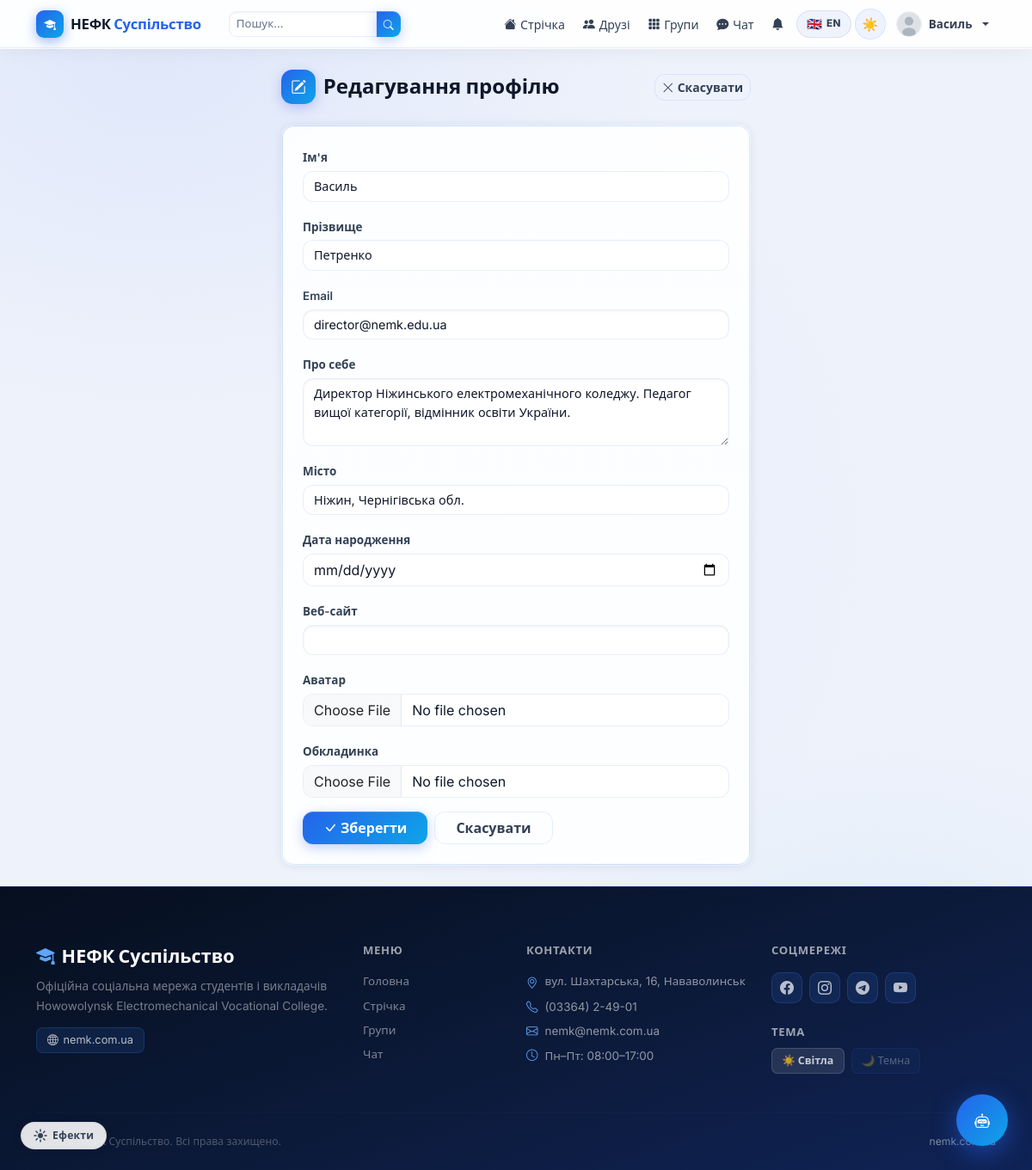
Page /profile/edit/ (signed in) on the committed database.
### accounts/models.py (models this page shows, shortened)
class User(AbstractUser):
    ROLE_USER = 'user'
    ROLE_ADMIN = 'admin'
    ROLE_CHOICES = [
        (ROLE_USER, 'Користувач'),
        (ROLE_ADMIN, 'Адміністратор'),
    ]
    role = models.CharField(max_length=10, choices=ROLE_CHOICES, default=ROLE_USER)
    avatar = models.ImageField(upload_to='avatars/', blank=True, null=True)
    cover = models.ImageField(upload_to='covers/', blank=True, null=True)
    bio = models.TextField(blank=True, default='')
    location = models.CharField(max_length=120, blank=True, default='')
    birth_date = models.DateField(null=True, blank=True)
    website = models.URLField(blank=True, default='')
    created_at = models.DateTimeField(default=timezone.now)
    def is_admin_role(self):
        return self.role == self.ROLE_ADMIN
    def get_avatar_url(self):
        if self.avatar:
            return self.avatar.url
        return '/static/img/default_avatar.svg'
    class Meta:
        verbose_name = 'Користувач'
        verbose_name_plural = 'Користувачі'

### accounts/views.py (the view)
# urls.py: path('profile/edit/', views.edit_profile_view, name='edit_profile'),
@login_required
def edit_profile_view(request):
    if request.method == 'POST':
        form = ProfileEditForm(request.POST, request.FILES, instance=request.user)
        if form.is_valid():
            user = form.save(commit=False)
            if not request.user.is_superuser:
                user.role = request.user.role
            user.save()
            messages.success(request, 'Профіль оновлено.')
            return redirect('profile', username=request.user.username)
    else:
        form = ProfileEditForm(instance=request.user)
    return render(request, 'accounts/edit_profile.html', {'form': form})

### nemk_social/security.py (called while the page is built, shortened)
def _get_ip(request):
    for h in ['HTTP_CF_CONNECTING_IP', 'HTTP_X_REAL_IP',
              'HTTP_X_FORWARDED_FOR', 'REMOTE_ADDR']:
        ip = request.META.get(h, '').split(',')[0].strip()
        if ip and ip not in ('', 'unknown'):
            return ip
    return '0.0.0.0'

    def __call__(self, request):
        ip   = _get_ip(request)
        path = request.path
        ua   = request.META.get('HTTP_USER_AGENT', '')
        with _lock:
            _stats['total_requests'] += 1
            _stats_ip[ip]['count'] += 1
            _stats_ip[ip]['last_seen'] = time.time()
        if ip in IP_WHITELIST:
            return self.get_response(request)

### templates/accounts/edit_profile.html (shortened to what this page needs)
{% extends 'base.html' %}
{% block content %}
<div class="row justify-content-center">
  <div class="col-md-8 col-lg-6">
    <div class="page-header">
      <h4>
        <span class="page-header-icon"><i class="bi bi-pencil-square"></i></span>
        Редагування профілю
      </h4>
      <a href="{% url 'profile' request.user.username %}" class="btn btn-outline-secondary btn-sm">
        <i class="bi bi-x-lg me-1"></i>Скасувати
      </a>
    </div>
    <div class="page-glass-card p-4">
      <form method="post" enctype="multipart/form-data" novalidate>
        {% for field in form %}
        <div class="mb-3">
          <label for="{{ field.id_for_label }}" class="form-label">{{ field.label }}</label>
          {{ field }}
        </div>
        {% endfor %}
        <div class="d-flex gap-2 mt-2">
          <button type="submit" class="btn btn-primary px-4 fw-700">
            <i class="bi bi-check-lg me-1"></i>Зберегти
          </button>
          <a href="{% url 'profile' request.user.username %}" class="btn btn-outline-secondary px-4">
            Скасувати
          </a>
        </div>
      </form>
    </div>
  </div>
</div>
{% endblock %}

### templates/base.html (shortened to what this page needs)
<!DOCTYPE html>
<html lang="uk" data-theme="light" data-lang="uk">
<head>
  <link href="https://cdn.jsdelivr.net/npm/bootstrap@5.3.2/dist/css/bootstrap.min.css" rel="stylesheet">
  <link href="https://cdn.jsdelivr.net/npm/bootstrap-icons@1.11.3/font/bootstrap-icons.min.css" rel="stylesheet">
  {% load static %}
  <link href="{% static 'css/main.css' %}" rel="stylesheet">
</head>
<body class="nemk-body">
<nav class="navbar navbar-expand-lg sticky-top">
  <div class="container">
    <a class="navbar-brand" href="{% url 'home' %}">
      <div class="brand-logo"><i class="bi bi-mortarboard-fill" style="font-size:.85rem;"></i></div>
      <span class="fw-800">НЕФК <span style="color:var(--p);">Суспільство</span></span>
    </a>
    <div class="collapse navbar-collapse" id="navMain">
      {% if user.is_authenticated %}
      <form class="d-flex me-auto ms-3" action="{% url 'search_users' %}" method="get" role="search">
        <div class="input-group input-group-sm" style="width:200px;">
          <input class="form-control" style="border-radius:9px 0 0 9px !important;font-size:.83rem;"
                 type="search" name="q" placeholder="Пошук..."
                 value="{{ request.GET.q }}" aria-label="Пошук">
          <button class="btn btn-primary btn-sm px-2" style="border-radius:0 9px 9px 0 !important;" type="submit" aria-label="Знайти">
            <i class="bi bi-search" style="font-size:.75rem;"></i>
          </button>
        </div>
      </form>
      {% endif %}
      <ul class="navbar-nav align-items-center gap-0 ms-auto">
        {% if user.is_authenticated %}
        <li class="nav-item">
          <a class="nav-link" href="{% url 'feed' %}">
            <i class="bi bi-house-fill"></i>
            <span class="d-none d-xl-inline">Стрічка</span>
          </a>
        </li>
        <li class="nav-item">
          <a class="nav-link" href="{% url 'friends' %}">
            <i class="bi bi-people-fill"></i>
            <span class="d-none d-xl-inline">Друзі</span>
          </a>
        </li>
        <li class="nav-item">
          <a class="nav-link" href="{% url 'groups' %}">
            <i class="bi bi-grid-3x3-gap-fill"></i>
            <span class="d-none d-xl-inline">Групи</span>
          </a>
        </li>
        <li class="nav-item">
          <a class="nav-link" href="{% url 'conversations' %}">
            <i class="bi bi-chat-dots-fill"></i>
            <span class="d-none d-xl-inline">Чат</span>
          </a>
        </li>
        <li class="nav-item">
          <a class="nav-link position-relative" href="{% url 'notifications' %}" aria-label="Сповіщення">
            <i class="bi bi-bell-fill"></i>
          </a>
        </li>
        {% endif %}
        <li class="nav-item d-none d-lg-flex align-items-center ms-1">
          <button class="lang-toggle-btn" onclick="toggleLang()" aria-label="Змінити мову">
            <span class="lang-btn-flag">🇬🇧</span>
            <span class="lang-btn-label">EN</span>
          </button>
        </li>
        <li class="nav-item d-none d-lg-flex align-items-center ms-1">
          <button class="theme-toggle" onclick="toggleTheme()" aria-label="Змінити тему">
            <span class="t-icon sun">☀️</span>
          </button>
        </li>
        {% if user.is_authenticated %}
        <li class="nav-item dropdown ms-1">
          <a class="nav-link dropdown-toggle d-flex align-items-center gap-2 pe-0"
             href="#" data-bs-toggle="dropdown" aria-expanded="false" style="padding:.3rem .5rem !important;">
            <img src="{{ user.get_avatar_url }}" class="rounded-circle"
                 style="object-fit:cover;border:1.5px solid var(--divider);"
                 width="30" height="30" alt="{{ user.username }}">
            <span class="d-none d-lg-inline fw-600" style="font-size:.84rem;">
              {{ user.first_name|default:user.username }}
            </span>
          </a>
        </li>
        {% endif %}
      </ul>
    </div>
  </div>
</nav>
<main {% if request.resolver_match.url_name != 'home' %}class="container my-4"{% endif %}>
  {% block content %}{% endblock %}
</main>
<footer>
  <div class="container">
    <div class="row g-4 pb-4">
      <div class="col-lg-4">
        <div class="footer-brand mb-2">
          <i class="bi bi-mortarboard-fill me-2" style="color:#60a5fa;"></i>НЕФК Суспільство
        </div>
        <p style="color:rgba(255,255,255,.45);font-size:.85rem;line-height:1.65;margin-bottom:.85rem;">
          Офіційна соціальна мережа студентів і викладачів Нowowolynsk Electromechanical Vocational College.
        </p>
        <a href="https://nemk.com.ua/" target="_blank" rel="noopener noreferrer"
           style="display:inline-flex;align-items:center;gap:.35rem;
                  background:rgba(59,130,246,.12);color:rgba(255,255,255,.7);
                  border-radius:8px;border:1px solid rgba(59,130,246,.2);
                  padding:.3rem .75rem;font-size:.8rem;text-decoration:none;
                  transition:background .15s,color .15s;">
          <i class="bi bi-globe2"></i>nemk.com.ua
        </a>
      </div>
      <div class="col-6 col-lg-2">
        <div class="fw-700 text-white mb-3" style="font-size:.82rem;text-transform:uppercase;letter-spacing:.05em;opacity:.6;">Меню</div>
        <ul class="list-unstyled" style="font-size:.84rem;">
          <li class="mb-2"><a href="{% url 'home' %}">Головна</a></li>
          {% if user.is_authenticated %}
          <li class="mb-2"><a href="{% url 'feed' %}">Стрічка</a></li>
          <li class="mb-2"><a href="{% url 'groups' %}">Групи</a></li>
          <li class="mb-2"><a href="{% url 'conversations' %}">Чат</a></li>
          {% else %}
          <li class="mb-2"><a href="{% url 'register' %}">Реєстрація</a></li>
          <li class="mb-2"><a href="{% url 'login' %}">Вхід</a></li>
          {% endif %}
        </ul>
      </div>
      <div class="col-6 col-lg-3">
        <div class="fw-700 text-white mb-3" style="font-size:.82rem;text-transform:uppercase;letter-spacing:.05em;opacity:.6;">Контакти</div>
        <ul class="list-unstyled" style="font-size:.84rem;">
          <li class="mb-2" style="display:flex;align-items:flex-start;gap:.5rem;">
            <i class="bi bi-geo-alt" style="color:#60a5fa;margin-top:.1rem;flex-shrink:0;"></i>
            вул. Шахтарська, 16, Нававолинськ
          </li>
          <li class="mb-2" style="display:flex;align-items:center;gap:.5rem;">
            <i class="bi bi-telephone" style="color:#60a5fa;flex-shrink:0;"></i>
            (03364) 2-49-01
          </li>
          <li class="mb-2" style="display:flex;align-items:center;gap:.5rem;">
            <i class="bi bi-envelope" style="color:#60a5fa;flex-shrink:0;"></i>
            nemk@nemk.com.ua
          </li>
          <li style="display:flex;align-items:center;gap:.5rem;">
            <i class="bi bi-clock" style="color:#60a5fa;flex-shrink:0;"></i>
            Пн–Пт: 08:00–17:00
          </li>
        </ul>
      </div>
      <div class="col-lg-3">
        <div class="fw-700 text-white mb-3" style="font-size:.82rem;text-transform:uppercase;letter-spacing:.05em;opacity:.6;">Соцмережі</div>
        <div class="d-flex gap-2 flex-wrap mb-4">
          <a href="https://www.facebook.com/nemk.novovolynsk" target="_blank" rel="noopener" class="footer-social-btn" title="Facebook"><i class="bi bi-facebook"></i></a>
          <a href="https://instagram.com/nemk_novovolynsk"    target="_blank" rel="noopener" class="footer-social-btn" title="Instagram"><i class="bi bi-instagram"></i></a>
          <a href="https://t.me/nemk_novovolynsk"              target="_blank" rel="noopener" class="footer-social-btn" title="Telegram"><i class="bi bi-telegram"></i></a>
          <a href="https://youtube.com/@nemk_novovolynsk"      target="_blank" rel="noopener" class="footer-social-btn" title="YouTube"><i class="bi bi-youtube"></i></a>
        </div>
        <div class="fw-700 text-white mb-2" style="font-size:.82rem;text-transform:uppercase;letter-spacing:.05em;opacity:.6;">Тема</div>
        <div class="d-flex gap-2">
          <button onclick="setTheme('light')" id="btn-light-theme"
                  style="background:rgba(255,255,255,.1);color:rgba(255,255,255,.75);border-radius:7px;border:1px solid rgba(255,255,255,.15);padding:.28rem .7rem;font-size:.78rem;font-weight:600;cursor:pointer;">
            ☀️ Світла
          </button>
          <button onclick="setTheme('dark')" id="btn-dark-theme"
                  style="background:rgba(59,130,246,.1);color:rgba(255,255,255,.6);border-radius:7px;border:1px solid rgba(59,130,246,.18);padding:.28rem .7rem;font-size:.78rem;font-weight:600;cursor:pointer;">
            🌙 Темна
          </button>
        </div>
      </div>
    </div>
    <hr class="footer-divider">
    <div class="d-flex justify-content-between align-items-center flex-wrap gap-2 pt-2"
         style="font-size:.76rem;color:rgba(255,255,255,.28);">
      <span>© 2024 НЕФК Суспільство. Всі права захищено.</span>
      <a href="https://nemk.com.ua/" target="_blank" rel="noopener noreferrer">nemk.com.ua</a>
    </div>
  </div>
</footer>
<button id="ai-chat-fab" onclick="toggleAiChat()" aria-label="НЕФК Асистент">
  <span id="fab-icon">
    <i class="bi bi-robot" style="font-size:1.1rem;"></i>
  </span>
</button>
{% load static %}
</body>
</html>

### rows in the picture
User: first_name "Василь", form "Василь" "Петренко" "director@nemk.edu.ua" "Директор Ніжинського електромеханічного коледжу. Педагог вищої категорії, відмінник освіти України." "Ніжин, Чернігівська обл."

### other values in the picture
{{ field.label }} "Ім'я" "Прізвище" "Email" "Про себе" "Місто" "Дата народження" "Веб-сайт" "Аватар" "Обкладинка"
